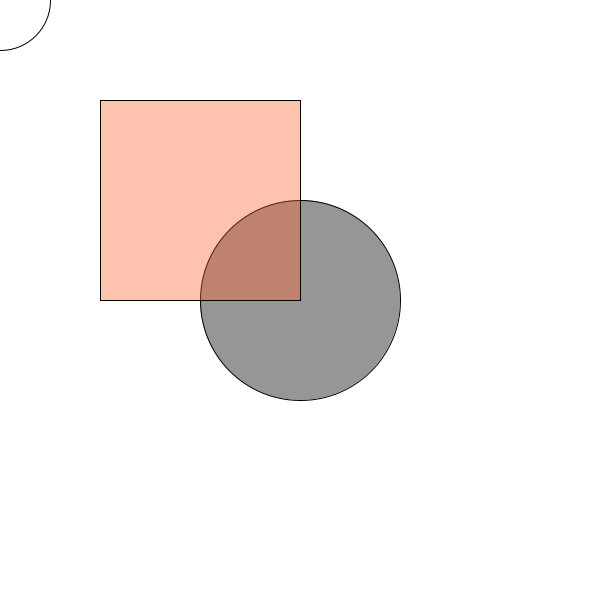
Frame 1 (no input)
Frame 60 (the mouse pressed at the canvas centre just before this capture): identical to frame 1, image omitted
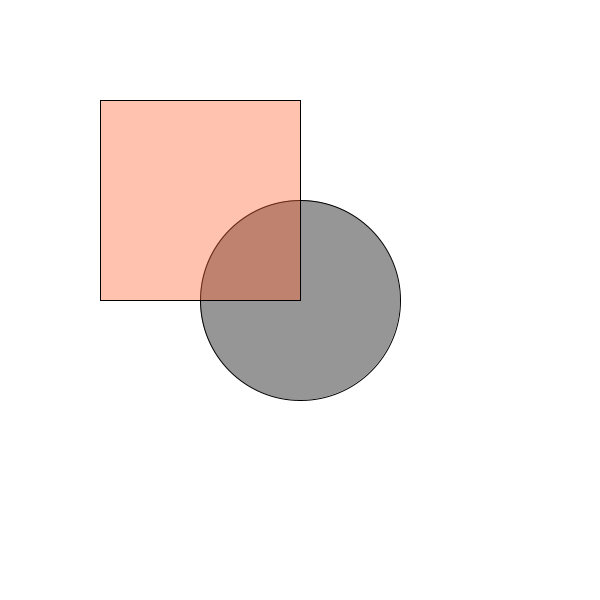
Frame 120 (the mouse held since frame 60 and released just before this capture)

The Processing sketch that drew these frames (run headless with seeded random() and noise(); from frame 60 on, the mouse is pressed at the canvas centre):

// Processing sketch: w3codenotes_2
// ── w3codenotes_2.pde
void circle(float x, float y, float r) {
  fill (255); 
  ellipse (x, y, r * 2, r * 2); 
}

void circle(float x, float y, float r, float g) {
  fill(g); 
  ellipse(x, y, r * 2, r * 2); 
}

boolean circle() {
  return true;
}

void setup() {
  size (600,600);
  background(255); 
}

void draw() {
  background(255); 
  circle(mouseX, mouseY, 50); 
  //makes circle on mouse
  circle(width/2, height/2, 100, 150); 
  
  fill(255); //greyscale -0255
  fill(255, 100); //gray, alpha 
  fill(100, 150, 200); //rgb
  fill(255, 100, 50, 100); //rgba(alpha)
  rect(100, 100, 200, 200); 
}
